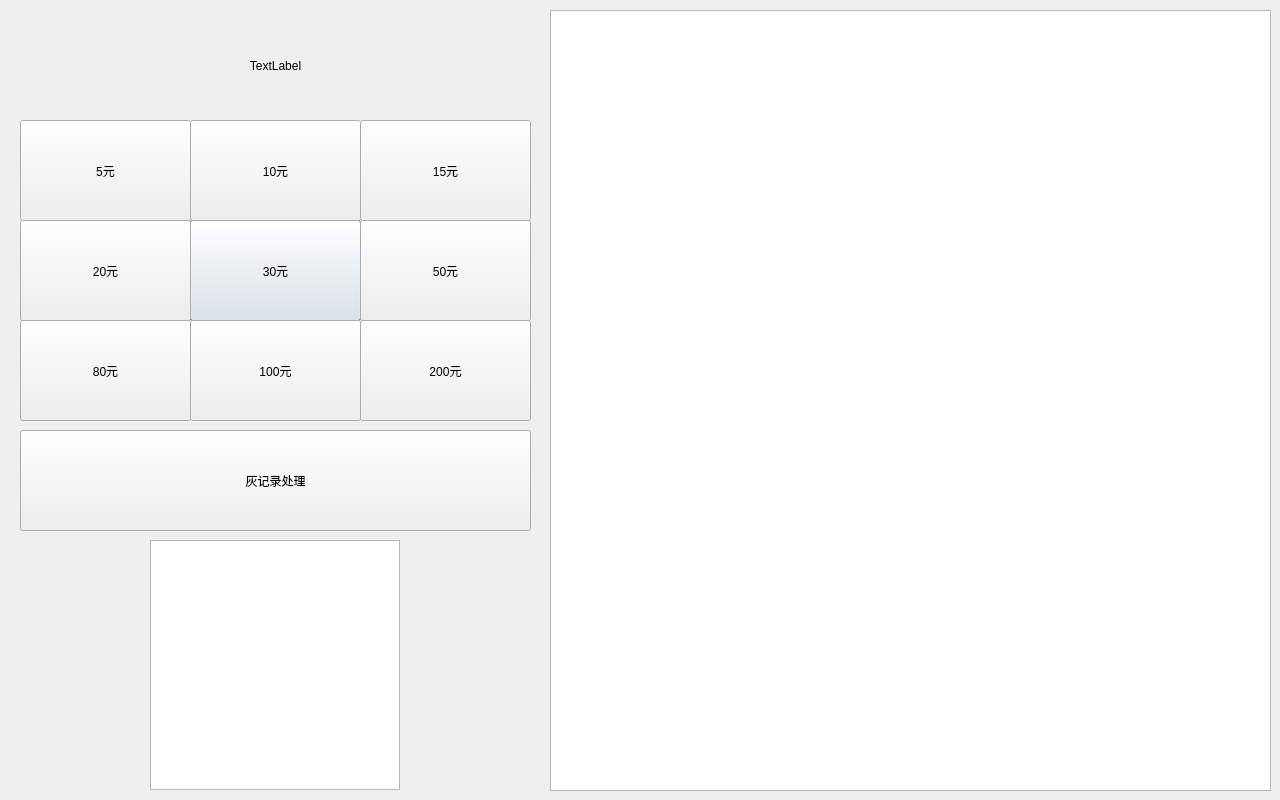
<?xml version="1.0" encoding="UTF-8"?>
<ui version="4.0">
 <class>CardRecharger</class>
 <widget class="QDialog" name="CardRecharger">
  <property name="geometry">
   <rect>
    <x>0</x>
    <y>0</y>
    <width>1280</width>
    <height>800</height>
   </rect>
  </property>
  <property name="minimumSize">
   <size>
    <width>1280</width>
    <height>800</height>
   </size>
  </property>
  <property name="maximumSize">
   <size>
    <width>1280</width>
    <height>800</height>
   </size>
  </property>
  <property name="windowTitle">
   <string>CardRecharger</string>
  </property>
  <widget class="QGraphicsView" name="AdvertisementGraphics">
   <property name="geometry">
    <rect>
     <x>550</x>
     <y>10</y>
     <width>721</width>
     <height>781</height>
    </rect>
   </property>
  </widget>
  <widget class="QGraphicsView" name="TwoDimensionCodeGraphics">
   <property name="geometry">
    <rect>
     <x>150</x>
     <y>540</y>
     <width>250</width>
     <height>250</height>
    </rect>
   </property>
  </widget>
  <widget class="QLabel" name="StatusLabel">
   <property name="geometry">
    <rect>
     <x>20</x>
     <y>20</y>
     <width>511</width>
     <height>91</height>
    </rect>
   </property>
   <property name="text">
    <string>TextLabel</string>
   </property>
   <property name="alignment">
    <set>Qt::AlignCenter</set>
   </property>
  </widget>
  <widget class="QPushButton" name="Recharge30Button">
   <property name="geometry">
    <rect>
     <x>190</x>
     <y>220</y>
     <width>171</width>
     <height>101</height>
    </rect>
   </property>
   <property name="text">
    <string>30元</string>
   </property>
  </widget>
  <widget class="QPushButton" name="Recharge10Button">
   <property name="geometry">
    <rect>
     <x>190</x>
     <y>120</y>
     <width>171</width>
     <height>101</height>
    </rect>
   </property>
   <property name="text">
    <string>10元</string>
   </property>
  </widget>
  <widget class="QPushButton" name="Recharge80Button">
   <property name="geometry">
    <rect>
     <x>20</x>
     <y>320</y>
     <width>171</width>
     <height>101</height>
    </rect>
   </property>
   <property name="text">
    <string>80元</string>
   </property>
  </widget>
  <widget class="QPushButton" name="Recharge20Button">
   <property name="geometry">
    <rect>
     <x>20</x>
     <y>220</y>
     <width>171</width>
     <height>101</height>
    </rect>
   </property>
   <property name="text">
    <string>20元</string>
   </property>
  </widget>
  <widget class="QPushButton" name="Recharge15Button">
   <property name="geometry">
    <rect>
     <x>360</x>
     <y>120</y>
     <width>171</width>
     <height>101</height>
    </rect>
   </property>
   <property name="text">
    <string>15元</string>
   </property>
  </widget>
  <widget class="QPushButton" name="Recharge5Button">
   <property name="geometry">
    <rect>
     <x>20</x>
     <y>120</y>
     <width>171</width>
     <height>101</height>
    </rect>
   </property>
   <property name="text">
    <string>5元</string>
   </property>
  </widget>
  <widget class="QPushButton" name="Recharge50Button">
   <property name="geometry">
    <rect>
     <x>360</x>
     <y>220</y>
     <width>171</width>
     <height>101</height>
    </rect>
   </property>
   <property name="text">
    <string>50元</string>
   </property>
  </widget>
  <widget class="QPushButton" name="Recharge100Button">
   <property name="geometry">
    <rect>
     <x>190</x>
     <y>320</y>
     <width>171</width>
     <height>101</height>
    </rect>
   </property>
   <property name="text">
    <string>100元</string>
   </property>
  </widget>
  <widget class="QPushButton" name="Recharge200Button">
   <property name="geometry">
    <rect>
     <x>360</x>
     <y>320</y>
     <width>171</width>
     <height>101</height>
    </rect>
   </property>
   <property name="text">
    <string>200元</string>
   </property>
  </widget>
  <widget class="QPushButton" name="GreyRecordButton">
   <property name="geometry">
    <rect>
     <x>20</x>
     <y>430</y>
     <width>511</width>
     <height>101</height>
    </rect>
   </property>
   <property name="text">
    <string>灰记录处理</string>
   </property>
  </widget>
 </widget>
 <layoutdefault spacing="6" margin="11"/>
 <resources/>
 <connections/>
</ui>
